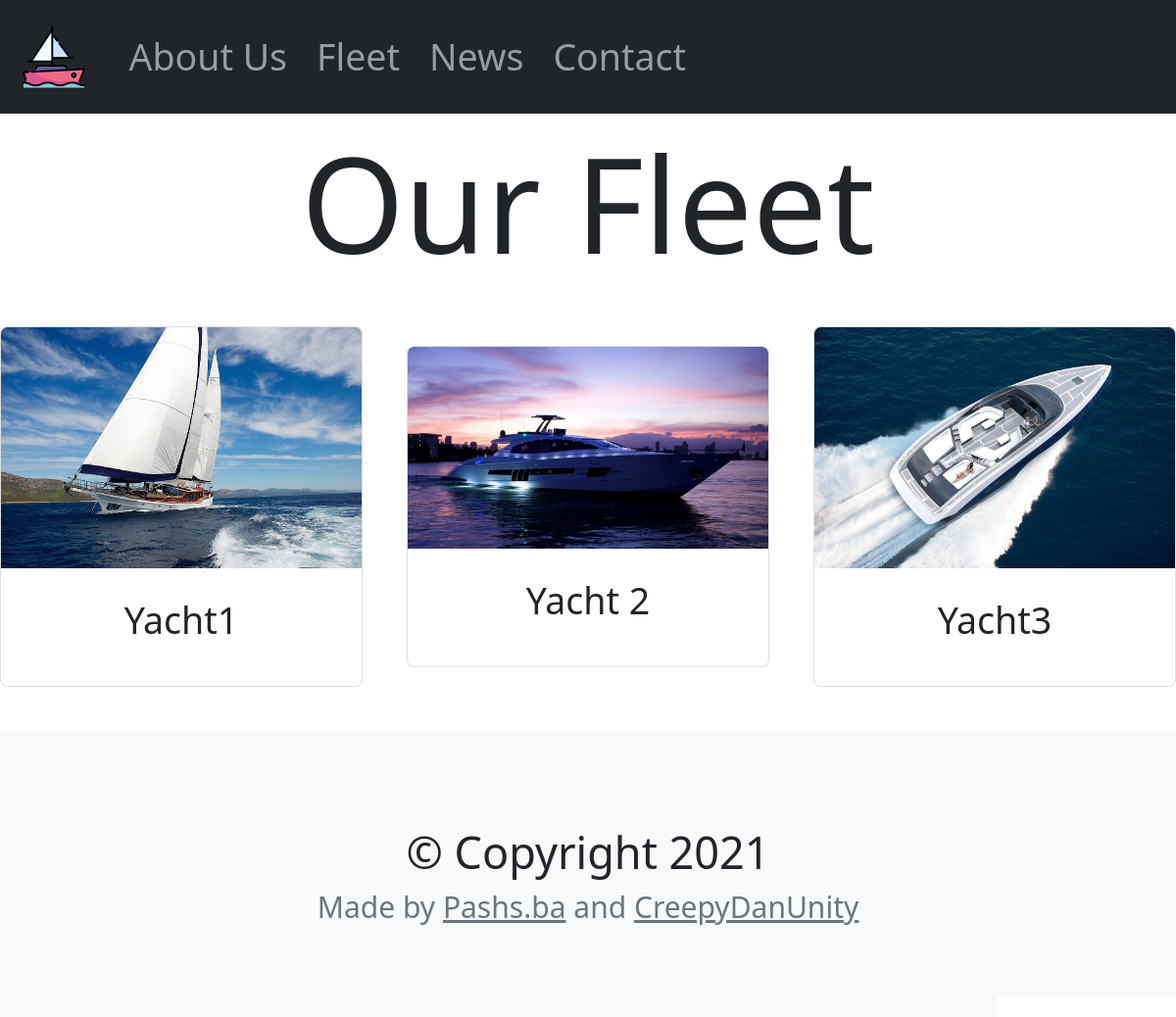
Screenshot of /products/ with the database file from the repository.
### products/models.py (models this page shows, shortened)
class Product(models.Model):
    name = models.CharField(max_length=1024)
    description = models.TextField(null=True)
    images_list = models.JSONField()
    length = models.FloatField(null=True)
    width = models.FloatField(null=True)
    displacement = models.FloatField(null=True)
    passengers = models.IntegerField(null=True)
    max_load = models.FloatField(null=True)

### products/views.py (the view)
# urls.py: path('', all_products_page, name='all_products'),
def all_products_page(request):
    products = Product.objects.all()
    for i in products:
        print(i.images_list)
    return render(request, 'all_products.html', {
        'products': Product.objects.all()
    })

### products/templates/all_products.html
{% extends 'base.html' %}
{% load static %}
{% block main %}
    <h2 class="display-2 text-center" style="margin-top: 10px">Our Fleet</h2>
    <div class="row my-4 d-flex justify-content-center align-items-center">
        {% for product in products %}
        <div class="col-xl-4 text-center">
            <div class="card h-100" >
              <a href="{% url 'product' product.pk%}">
                  <img class="card-img-top" src="{% static product.images_list.0 %}" alt="Card image cap">
              </a>
              <div class="card-body">
                <h5 class="card-title">{{ product.name }}</h5>
              </div>
            </div>
        </div>
        {% endfor %}
    </div>
{% endblock %}

### templates/base.html (style rules this page uses)
@media (max-width: 1200px) { * { font-size: 30px; } }

### rows the page displays
Product: name "Yacht1"
Product: name "Yacht 2"
Product: name "Yacht3"
